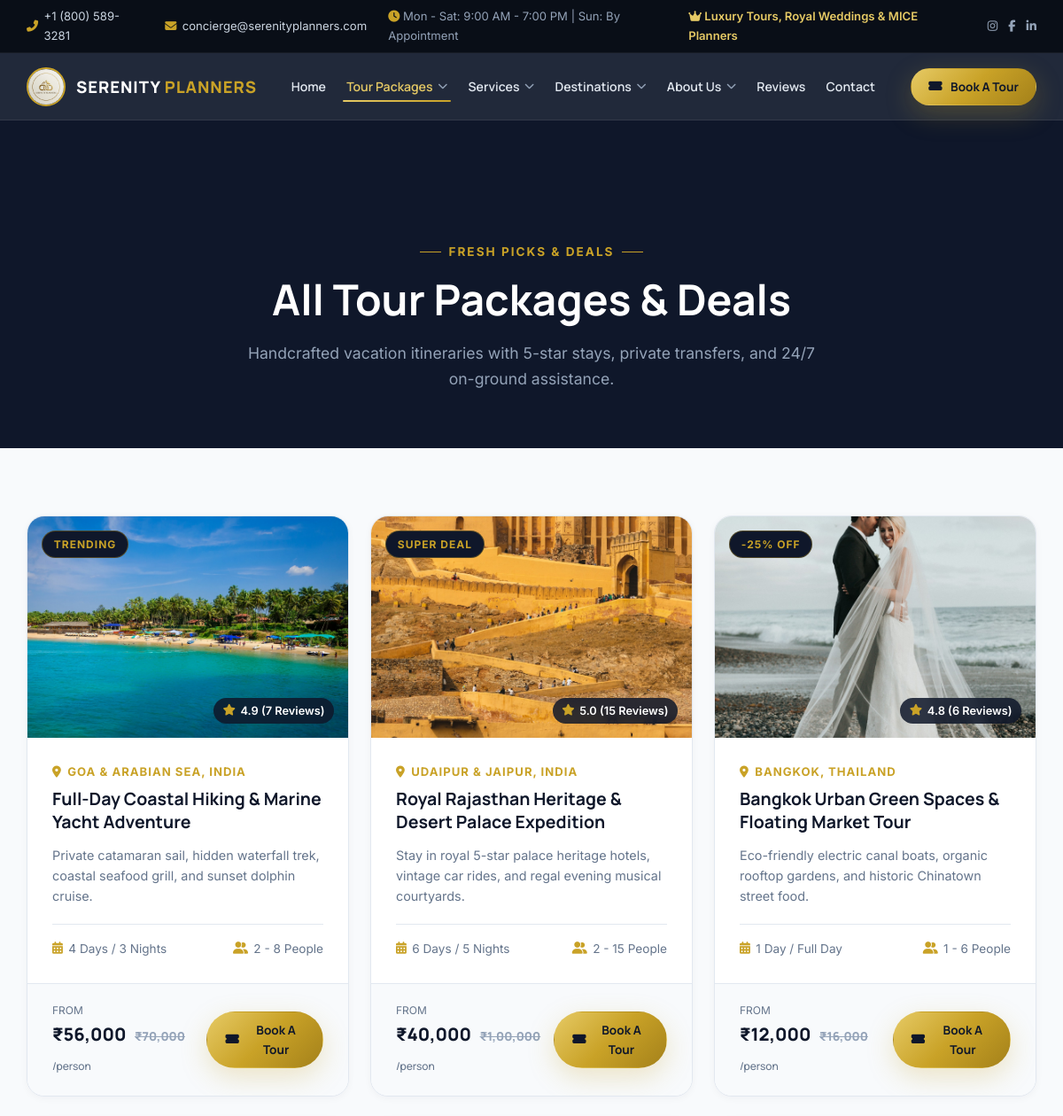
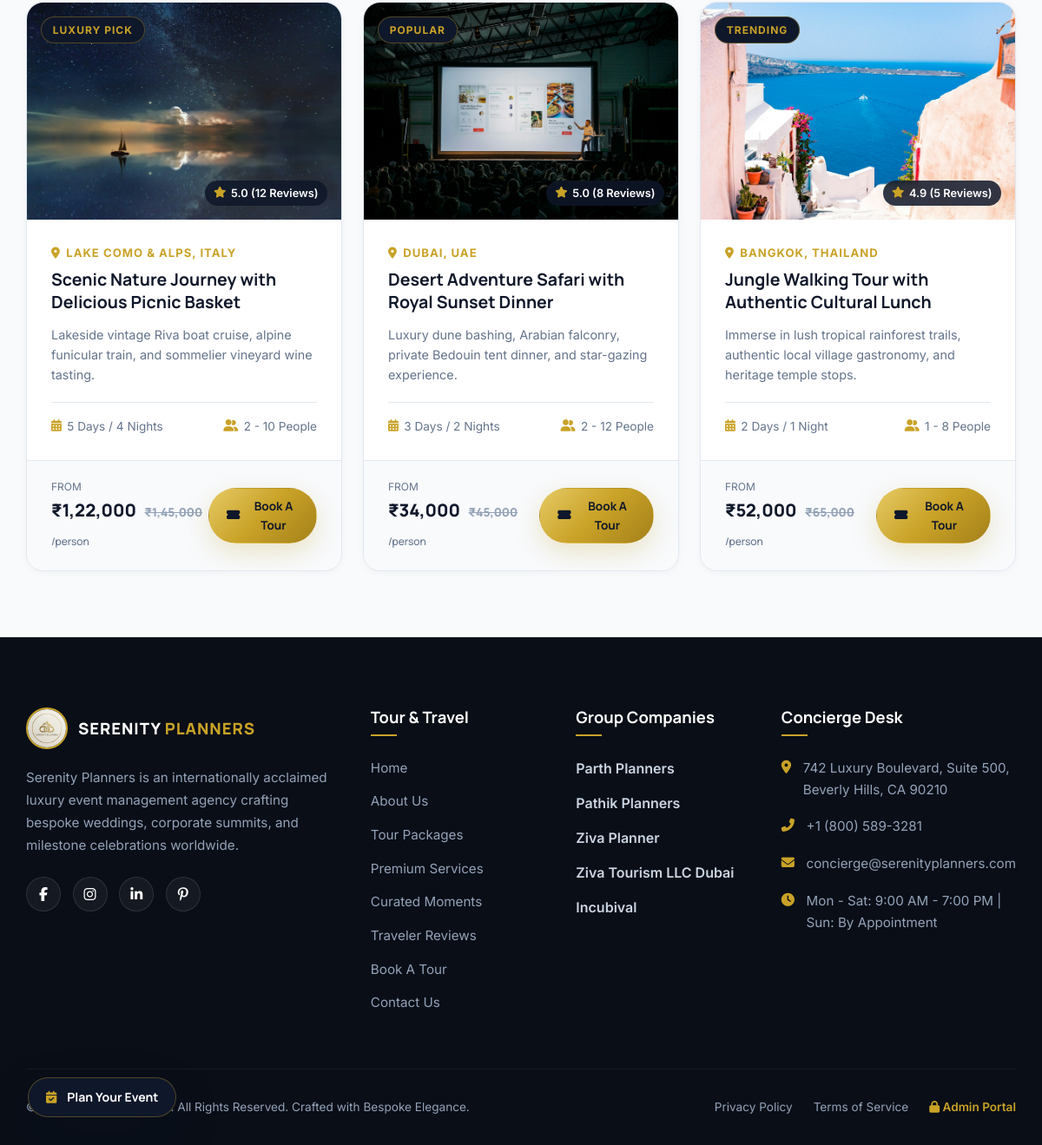
The page /packages.php on the database its author committed (2 pictures, top to bottom).
### tables this page shows
CREATE TABLE `packages` (
  `id` int(11) NOT NULL AUTO_INCREMENT,
  `title` varchar(200) NOT NULL,
  `slug` varchar(200) NOT NULL,
  `destination` varchar(150) NOT NULL,
  `duration` varchar(100) NOT NULL,
  `group_size` varchar(100) DEFAULT '1 - 8 People',
  `price` varchar(100) NOT NULL,
  `original_price` varchar(100) DEFAULT NULL,
  `badge` varchar(50) DEFAULT 'Trending',
  `reviews_count` int(11) DEFAULT 5,
  `rating` decimal(2,1) DEFAULT 4.9,
  `short_description` varchar(300) NOT NULL,
  `description` text NOT NULL,
  `image` varchar(255) NOT NULL,
  `featured` tinyint(1) DEFAULT 1,
  `status` enum('active','inactive') DEFAULT 'active',
  `created_at` datetime DEFAULT current_timestamp(),
  PRIMARY KEY (`id`),
  UNIQUE KEY `slug` (`slug`)
);

### includes/functions.php (called while the page is built, shortened)
<?php
function e(?string $string): string {
    return htmlspecialchars($string ?? '', ENT_QUOTES, 'UTF-8');
}
function getSiteSettings(): array {
    static $settings = null;
    try {
        $db = getDB();
        $stmt = $db->query("SELECT setting_key, setting_value FROM site_settings");
        $settings = $stmt->fetchAll(PDO::FETCH_KEY_PAIR);
    } catch (Exception $e) {
        $settings = [];
    }
    $defaults = [
        'company_name'   => 'Serenity Planners',
        'tagline'        => 'Bespoke Luxury Events & Celebrations',
        'email'          => 'concierge@serenityplanners.com',
        'phone'          => '+1 (800) 589-3281',
        'alt_phone'      => '+1 (555) 924-8172',
        'address'        => '742 Luxury Boulevard, Suite 500, Beverly Hills, CA 90210',
        'business_hours' => 'Mon - Sat: 9:00 AM - 7:00 PM | Sun: By Appointment',
        'hero_headline'  => 'Plan. Create. Celebrate.',
        'hero_subtitle'  => 'Creating unforgettable luxury experiences that deserve to be remembered forever.',
        'about_heading'  => 'Turning Ideas Into Unforgettable Experiences',
        'about_text'     => 'At Serenity Planners, we curate extraordinary, tailor-made luxury events across the globe.',
        'stat_events'    => '150+',
        'stat_corporate' => '50+',
        'stat_clients'   => '100+',
        'stat_years'     => '8+',
        'facebook_url'   => 'https://facebook.com/serenityplanners',
        'instagram_url'  => 'https://instagram.com/serenityplanners',
        'linkedin_url'   => 'https://linkedin.com/company/serenityplanners',
        'pinterest_url'  => 'https://pinterest.com/serenityplanners',
        'footer_text'    => 'Serenity Planners is an internationally acclaimed luxury event management agency crafting bespoke weddings, corporate summits, and milestone celebrations worldwide.'
    ];
    return array_merge($defaults, $settings);
}
function getActivePackages(int $limit = 0): array {
    try {
        $db = getDB();
        $sql = "SELECT * FROM packages WHERE status = 'active' ORDER BY featured DESC, id DESC";
        return $db->query($sql)->fetchAll();
    } catch (Exception $e) {
        return [];
    }
}

### packages.php (the view, shortened to what this page needs)
<?php
require_once __DIR__ . '/includes/header.php';
require_once __DIR__ . '/includes/navbar.php';
$allPackages = getActivePackages();
?>
<section class="section section-dark" style="padding-top: 130px; padding-bottom: 4rem; text-align: center;">
    <div class="container">
        <div class="eyebrow" style="color: var(--color-accent);">FRESH PICKS & DEALS</div>
        <h1 style="font-size: clamp(2.4rem, 4vw, 3.5rem); color: #FFF; margin-bottom: 1rem;">All Tour Packages & Deals</h1>
        <p style="color: #94A3B8; max-width: 650px; margin: 0 auto; font-size: 1.1rem;">Handcrafted vacation itineraries with 5-star stays, private transfers, and 24/7 on-ground assistance.</p>
    </div>
</section>
<section class="section">
    <div class="container">
        <div class="packages-grid">
            <?php foreach ($allPackages as $pkg): ?>
                <div class="package-card">
                    <div class="package-thumb">
                        <span class="package-badge-tag"><?= e($pkg['badge']); ?></span>
                        <div class="package-rating-badge">
                            <i class="fas fa-star"></i> <?= e($pkg['rating']); ?> (<?= e($pkg['reviews_count']); ?> Reviews)
                        </div>
                        <img src="<?= e($pkg['image']); ?>" alt="<?= e($pkg['title']); ?>">
                    </div>
                    <div class="package-body">
                        <div class="package-dest">
                            <i class="fas fa-map-marker-alt"></i> <?= e($pkg['destination']); ?>
                        </div>
                        <h3 class="package-title"><?= e($pkg['title']); ?></h3>
                        <p class="package-desc"><?= e($pkg['short_description']); ?></p>
                        <div class="package-meta">
                            <span><i class="fas fa-calendar-alt" style="color: var(--color-accent);"></i> <?= e($pkg['duration']); ?></span>
                            <span><i class="fas fa-user-friends" style="color: var(--color-accent);"></i> <?= e($pkg['group_size']); ?></span>
                        </div>
                    </div>
                    <div class="package-footer">
                        <div class="package-price-wrap">
                            <span class="price-label">From</span>
                            <div class="price-amount">
                                <?= e($pkg['price']); ?>
                                <?php if (!empty($pkg['original_price'])): ?>
                                    <span class="price-original"><?= e($pkg['original_price']); ?></span>
                                <?php endif; ?>
                                <small style="font-size: 0.75rem; font-weight: 500; color: var(--color-muted);">/person</small>
                            </div>
                        </div>
                        <a href="enquiry.php?package=<?= urlencode($pkg['title']); ?>" class="btn btn-accent btn-sm">
                            <i class="fas fa-ticket-alt"></i> Book A Tour
                        </a>
                    </div>
                </div>
            <?php endforeach; ?>
        </div>
    </div>
</section>
<?php require_once __DIR__ . '/includes/footer.php'; ?>

### includes/header.php (shortened to what this page needs)
<?php
require_once __DIR__ . '/functions.php';
$settings = getSiteSettings();
?>
<!DOCTYPE html>
<html lang="en">
<head>
    <link rel="stylesheet" href="https://cdnjs.cloudflare.com/ajax/libs/font-awesome/6.5.1/css/all.min.css">
    <link rel="stylesheet" href="assets/css/style.css">
</head>
<body>

### includes/navbar.php (shortened to what this page needs)
<?php
$current_page = basename($_SERVER['PHP_SELF']);
?>
<div class="top-bar">
    <div class="container top-bar-container">
        <div class="top-bar-left">
            <a href="tel:<?= preg_replace('/[^0-9+]/', '', $settings['phone']); ?>">
                <i class="fas fa-phone-alt"></i> <?= e($settings['phone']); ?>
            </a>
            <a href="mailto:<?= e($settings['email']); ?>" class="hide-mobile">
                <i class="fas fa-envelope"></i> <?= e($settings['email']); ?>
            </a>
            <span class="hide-tablet"><i class="fas fa-clock"></i> <?= e($settings['business_hours']); ?></span>
        </div>
        <div class="top-bar-right">
            <span class="top-bar-tagline hide-mobile"><i class="fas fa-crown"></i> Luxury Tours, Royal Weddings & MICE Planners</span>
            <div class="top-socials">
                <?php if (!empty($settings['instagram_url'])): ?>
                    <a href="<?= e($settings['instagram_url']); ?>" target="_blank" rel="noopener" aria-label="Instagram"><i class="fab fa-instagram"></i></a>
                <?php endif; ?>
                <?php if (!empty($settings['facebook_url'])): ?>
                    <a href="<?= e($settings['facebook_url']); ?>" target="_blank" rel="noopener" aria-label="Facebook"><i class="fab fa-facebook-f"></i></a>
                <?php endif; ?>
                <?php if (!empty($settings['linkedin_url'])): ?>
                    <a href="<?= e($settings['linkedin_url']); ?>" target="_blank" rel="noopener" aria-label="LinkedIn"><i class="fab fa-linkedin-in"></i></a>
                <?php endif; ?>
            </div>
        </div>
    </div>
</div>
<header class="site-header">
    <div class="container nav-container">
        <a href="index.php" class="brand-logo" aria-label="Serenity Planners Homepage">
            <img src="assets/images/logo.jpg" alt="<?= e($settings['company_name']); ?> Logo">
            <span class="brand-name">Serenity <span>Planners</span></span>
        </a>
        <nav class="nav-menu" aria-label="Primary Navigation">
            <div class="nav-item">
                <a href="index.php" class="nav-link <?= ($current_page === 'index.php') ? 'active' : ''; ?>">Home</a>
            </div>
            <div class="nav-item has-dropdown">
                <a href="packages.php" class="nav-link <?= in_array($current_page, ['packages.php']) ? 'active' : ''; ?>">
                    Tour Packages <i class="fas fa-chevron-down nav-arrow"></i>
                </a>
            </div>
            <div class="nav-item has-dropdown">
                <a href="services.php" class="nav-link <?= in_array($current_page, ['services.php', 'service-details.php']) ? 'active' : ''; ?>">
                    Services <i class="fas fa-chevron-down nav-arrow"></i>
                </a>
            </div>
            <div class="nav-item has-dropdown">
                <a href="portfolio.php" class="nav-link <?= in_array($current_page, ['portfolio.php']) ? 'active' : ''; ?>">
                    Destinations <i class="fas fa-chevron-down nav-arrow"></i>
                </a>
            </div>
            <div class="nav-item has-dropdown">
                <a href="about.php" class="nav-link <?= ($current_page === 'about.php') ? 'active' : ''; ?>">
                    About Us <i class="fas fa-chevron-down nav-arrow"></i>
                </a>
            </div>
            <div class="nav-item">
                <a href="testimonials.php" class="nav-link <?= ($current_page === 'testimonials.php') ? 'active' : ''; ?>">Reviews</a>
            </div>
            <div class="nav-item">
                <a href="contact.php" class="nav-link <?= ($current_page === 'contact.php') ? 'active' : ''; ?>">Contact</a>
            </div>
        </nav>
        <div class="nav-actions">
            <a href="enquiry.php" class="btn btn-accent btn-sm">
                <i class="fas fa-ticket-alt"></i> Book A Tour
            </a>
        </div>
    </div>
</header>

### includes/footer.php (shortened to what this page needs)
<footer class="site-footer">
    <div class="container">
        <div class="footer-grid">
            <div class="footer-brand">
                <a href="index.php" class="brand-logo">
                    <img src="assets/images/logo.jpg" alt="<?= e($settings['company_name']); ?> Logo" style="height: 48px;">
                    <span class="brand-name" style="color: #FFF;">Serenity <span>Planners</span></span>
                </a>
                <p><?= e($settings['footer_text']); ?></p>
                <div class="footer-socials">
                    <?php if (!empty($settings['facebook_url'])): ?>
                        <a href="<?= e($settings['facebook_url']); ?>" target="_blank" rel="noopener noreferrer" class="social-icon" aria-label="Facebook"><i class="fab fa-facebook-f"></i></a>
                    <?php endif; ?>
                    <?php if (!empty($settings['instagram_url'])): ?>
                        <a href="<?= e($settings['instagram_url']); ?>" target="_blank" rel="noopener noreferrer" class="social-icon" aria-label="Instagram"><i class="fab fa-instagram"></i></a>
                    <?php endif; ?>
                    <?php if (!empty($settings['linkedin_url'])): ?>
                        <a href="<?= e($settings['linkedin_url']); ?>" target="_blank" rel="noopener noreferrer" class="social-icon" aria-label="LinkedIn"><i class="fab fa-linkedin-in"></i></a>
                    <?php endif; ?>
                    <?php if (!empty($settings['pinterest_url'])): ?>
                        <a href="<?= e($settings['pinterest_url']); ?>" target="_blank" rel="noopener noreferrer" class="social-icon" aria-label="Pinterest"><i class="fab fa-pinterest-p"></i></a>
                    <?php endif; ?>
                </div>
            </div>
            <div>
                <h4 class="footer-heading">Tour & Travel</h4>
                <div class="footer-links">
                    <a href="index.php">Home</a>
                    <a href="about.php">About Us</a>
                    <a href="packages.php">Tour Packages</a>
                    <a href="services.php">Premium Services</a>
                    <a href="portfolio.php">Curated Moments</a>
                    <a href="testimonials.php">Traveler Reviews</a>
                    <a href="enquiry.php">Book A Tour</a>
                    <a href="contact.php">Contact Us</a>
                </div>
            </div>
            <div>
                <h4 class="footer-heading">Group Companies</h4>
                <div class="footer-links">
                    <span style="color: #CBD5E1; font-weight: 600;">Parth Planners</span>
                    <span style="color: #CBD5E1; font-weight: 600;">Pathik Planners</span>
                    <span style="color: #CBD5E1; font-weight: 600;">Ziva Planner</span>
                    <span style="color: #CBD5E1; font-weight: 600;">Ziva Tourism LLC Dubai</span>
                    <span style="color: #CBD5E1; font-weight: 600;">Incubival</span>
                </div>
            </div>
            <div>
                <h4 class="footer-heading">Concierge Desk</h4>
                <div class="footer-contact-item">
                    <i class="fas fa-map-marker-alt"></i>
                    <div><?= e($settings['address']); ?></div>
                </div>
                <div class="footer-contact-item">
                    <i class="fas fa-phone-alt"></i>
                    <div><a href="tel:<?= preg_replace('/[^0-9+]/', '', $settings['phone']); ?>" style="color:inherit;"><?= e($settings['phone']); ?></a></div>
                </div>
                <div class="footer-contact-item">
                    <i class="fas fa-envelope"></i>
                    <div><a href="mailto:<?= e($settings['email']); ?>" style="color:inherit;"><?= e($settings['email']); ?></a></div>
                </div>
                <div class="footer-contact-item">
                    <i class="fas fa-clock"></i>
                    <div><?= e($settings['business_hours']); ?></div>
                </div>
            </div>
        </div>
        <div class="footer-bottom">
            <div>
                &copy; <?= date('Y'); ?> <?= e($settings['company_name']); ?>. All Rights Reserved. Crafted with Bespoke Elegance.
            </div>
            <div style="display: flex; gap: 1.5rem; align-items: center;">
                <a href="contact.php" style="color: #94A3B8;">Privacy Policy</a>
                <a href="contact.php" style="color: #94A3B8;">Terms of Service</a>
                <a href="admin/login.php" style="color: var(--color-accent); font-weight: 600;"><i class="fas fa-lock"></i> Admin Portal</a>
            </div>
        </div>
    </div>
</footer>
<a href="enquiry.php" class="floating-concierge" aria-label="Book Quick Consultation">
    <i class="fas fa-calendar-check" style="color: var(--color-accent);"></i>
    <span>Plan Your Event</span>
</a>
</body>
</html>

### rows shown on the page
packages: badge "TRENDING", rating "4.9", reviews_count "7", image (picture), destination "GOA & ARABIAN SEA, INDIA", title "Full-Day Coastal Hiking & Marine Yacht Adventure", short_description "Private catamaran sail, hidden waterfall trek, coastal seafood grill, and sunset dolphin cruise.", duration "4 Days / 3 Nights", group_size "2 - 8 People", price "₹56,000", original_price "₹70,000"
packages: badge "SUPER DEAL", rating "5.0", reviews_count "15", image (picture), destination "UDAIPUR & JAIPUR, INDIA", title "Royal Rajasthan Heritage & Desert Palace Expedition", short_description "Stay in royal 5-star palace heritage hotels, vintage car rides, and regal evening musical courtyards.", duration "6 Days / 5 Nights", group_size "2 - 15 People", price "₹40,000", original_price "₹1,00,000"
packages: badge "-25% OFF", rating "4.8", reviews_count "6", image (picture), destination "BANGKOK, THAILAND", title "Bangkok Urban Green Spaces & Floating Market Tour", short_description "Eco-friendly electric canal boats, organic rooftop gardens, and historic Chinatown street food.", duration "1 Day / Full Day", group_size "1 - 6 People", price "₹12,000", original_price "₹16,000"
packages: badge "LUXURY PICK", rating "5.0", reviews_count "12", image (picture), destination "LAKE COMO & ALPS, ITALY", title "Scenic Nature Journey with Delicious Picnic Basket", short_description "Lakeside vintage Riva boat cruise, alpine funicular train, and sommelier vineyard wine tasting.", duration "5 Days / 4 Nights", group_size "2 - 10 People", price "₹1,22,000", original_price "₹1,45,000"
packages: badge "POPULAR", rating "5.0", reviews_count "8", image (picture), destination "DUBAI, UAE", title "Desert Adventure Safari with Royal Sunset Dinner", short_description "Luxury dune bashing, Arabian falconry, private Bedouin tent dinner, and star-gazing experience.", duration "3 Days / 2 Nights", group_size "2 - 12 People", price "₹34,000", original_price "₹45,000"
packages: badge "TRENDING", rating "4.9", reviews_count "5", image (picture), destination "BANGKOK, THAILAND", title "Jungle Walking Tour with Authentic Cultural Lunch", short_description "Immerse in lush tropical rainforest trails, authentic local village gastronomy, and heritage temple stops.", duration "2 Days / 1 Night", group_size "1 - 8 People", price "₹52,000", original_price "₹65,000"

### other values the page prints
$settings['phone'] "+1 (800) 589-3281"
$settings['email'] "concierge@serenityplanners.com"
$settings['business_hours'] "Mon - Sat: 9:00 AM - 7:00 PM | Sun: By Appointment"
$settings['footer_text'] "Serenity Planners is an internationally acclaimed luxury event management agency crafting bespoke weddings, corporate summits, and milestone celebrations worldwide."
$settings['address'] "742 Luxury Boulevard, Suite 500, Beverly Hills, CA 90210"
